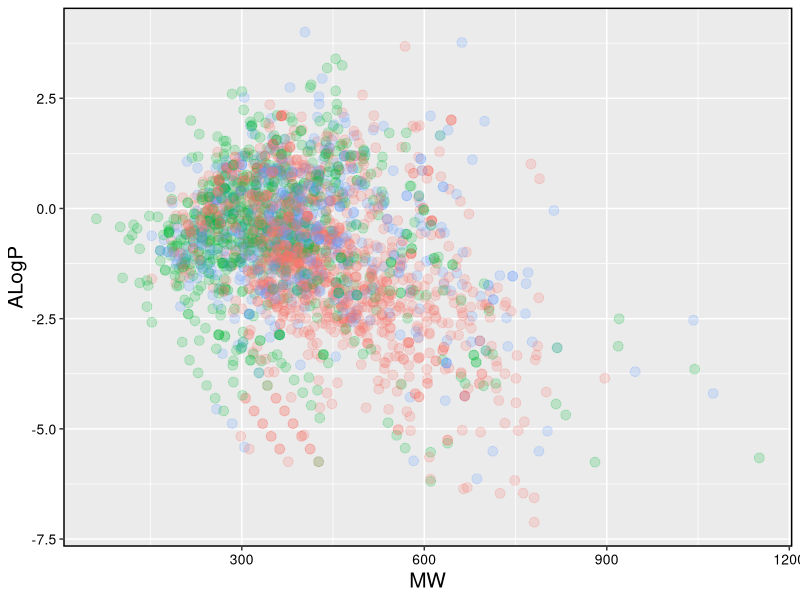
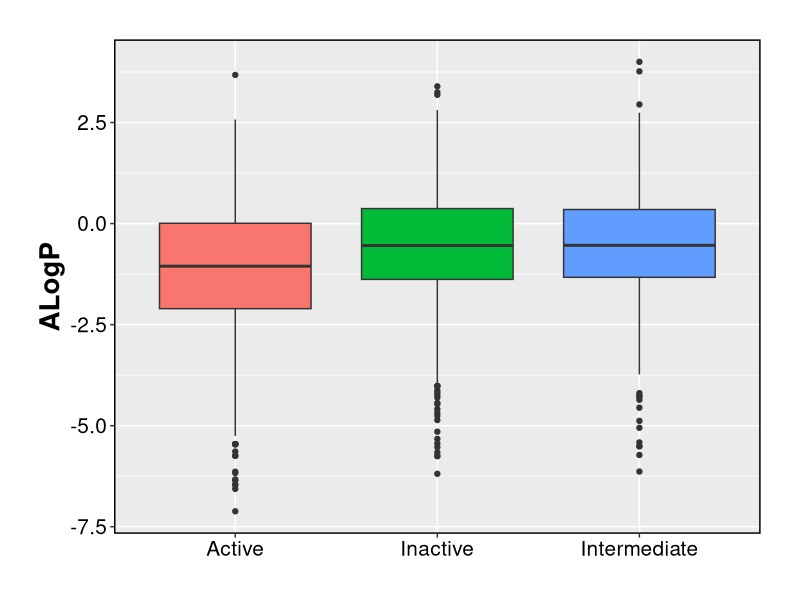
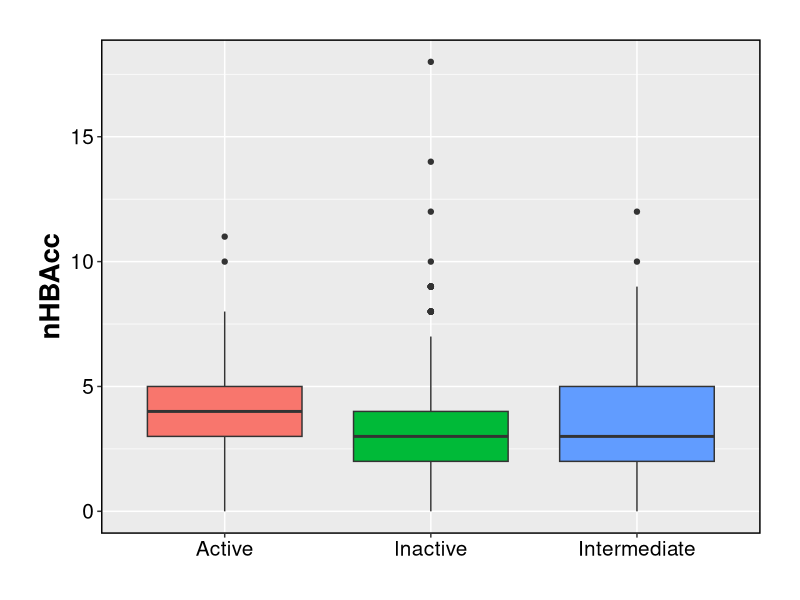
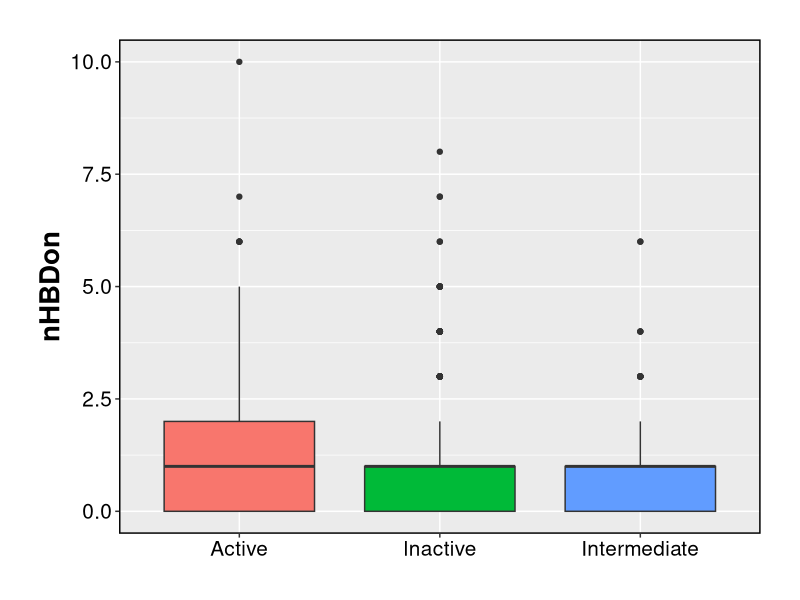
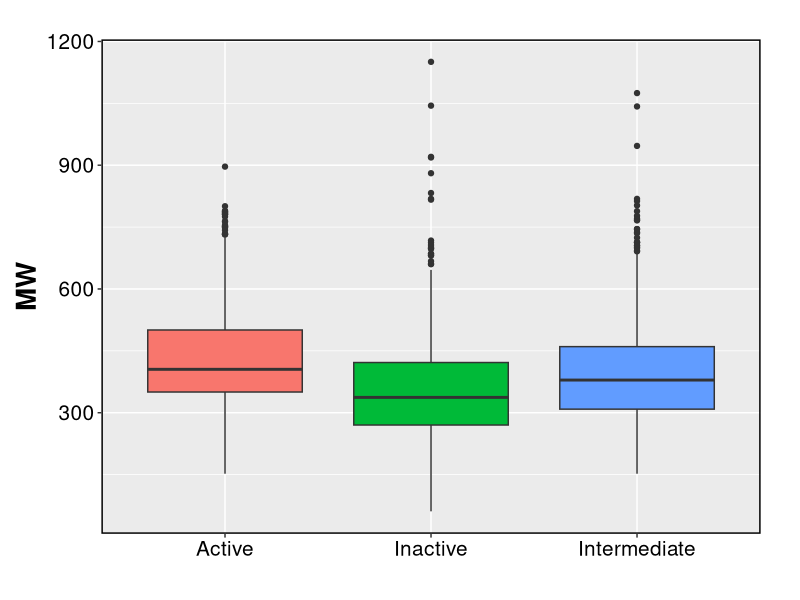

Write the R code that produced these figures, in order.
## ---- chunk 1
data <- read.csv("Lipinski_descriptors.csv")
IC50_nm <- data$STANDARD_VALUE
IC50 <- as.numeric(IC50_nm)*10^-9
pIC50 <- -log10(IC50)
descriptors_name <- c("ALogP", "nHBAcc", "nHBDon", "MW")
descriptors <- data[, descriptors_name]
#data_classification <- cbind(pIC50, descriptors)
Activity <- ifelse(pIC50 > 6, "Active",
                      ifelse((pIC50 <= 6) & (pIC50 < 5), "Inactive", 
                             "Intermediate"))
Activity <- data.frame(Activity)

## ---- chunk 2
library(ggplot2)
library(cowplot)
data_2 <- cbind(Activity, descriptors)
data_2 <- na.omit(data_2)
data_plot <- data.frame(data_2)
p <- ggplot(data_plot, aes(MW, ALogP))
p <- p + geom_point(aes(colour = factor(Activity)), size = 3, alpha = 0.2)
p <- p + theme(legend.position = ("none"),
           panel.border = element_rect(linetype = "solid",
                                       colour = "black", fill = NA, size = 1),
           axis.text.x = element_text(colour = "black", size = 10),
           axis.text.y = element_text(colour = "black", size = 10),
           axis.title.x = element_text(colour = "black", size = 15),
           axis.title.y = element_text(colour = "black", size = 15)
           )
print(p)
## ---- chunk 3

p_1 <- ggplot(data_plot, aes(factor(Activity), ALogP))
p_1 <- p_1 + geom_boxplot(aes(fill = factor(Activity)))
p_1 <- p_1 + theme(legend.position = ("none"),
                   panel.border = element_rect(linetype = "solid",
                                               colour = "black", fill = NA, size = 1),
                   axis.text.x = element_text(colour = "black", size = 15),
                   axis.text.y = element_text(colour = "black", size = 15),
                   plot.margin = unit(c(1, 1, 1, 1), "cm"),
                   axis.title.y = element_text(size = 20, face = "bold"),
                   axis.title.x = element_blank())

print(p_1)
## ---- chunk 4

p_2 <- ggplot(data_plot, aes(factor(Activity), nHBAcc))
p_2 <- p_2 + geom_boxplot(aes(fill = factor(Activity)))
p_2 <- p_2 + theme(legend.position = ("none"),
                   panel.border = element_rect(linetype = "solid",
                                               colour = "black", fill = NA, size = 1),
                   axis.text.x = element_text(colour = "black", size = 15),
                   axis.text.y = element_text(colour = "black", size = 15),
                   plot.margin = unit(c(1, 1, 1, 1), "cm"),
                   axis.title.y = element_text(size = 20, face = "bold"),
                   axis.title.x = element_blank())
print(p_2)
## ---- chunk 5

p_3 <- ggplot(data_plot, aes(factor(Activity), nHBDon))
p_3 <- p_3 + geom_boxplot(aes(fill = factor(Activity)))
p_3 <- p_3 + theme(legend.position = ("none"),
                   panel.border = element_rect(linetype = "solid",
                                               colour = "black", fill = NA, size = 1),
                   axis.text.x = element_text(colour = "black", size = 15),
                   axis.text.y = element_text(colour = "black", size = 15),
                   plot.margin = unit(c(1, 1, 1, 1), "cm"),
                   axis.title.y = element_text(size = 20, face = "bold"),
                   axis.title.x = element_blank())
print(p_3)
## ---- chunk 6


p_4 <- ggplot(data_plot, aes(factor(Activity), MW))
p_4 <- p_4 + geom_boxplot(aes(fill = factor(Activity)))
p_4 <- p_4 + theme(legend.position = ("none"),
                   panel.border = element_rect(linetype = "solid",
                                               colour = "black", fill = NA, size = 1),
                   axis.text.x = element_text(colour = "black", size = 15),
                   axis.text.y = element_text(colour = "black", size = 15),
                   plot.margin = unit(c(1, 1, 1, 0.4), "cm"),
                   axis.title.y = element_text(size = 20, face = "bold"),
                   axis.title.x = element_blank()) 

print(p_4)
